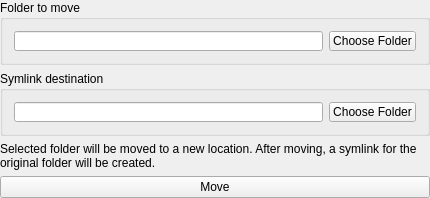
<?xml version="1.0" encoding="UTF-8"?>
<ui version="4.0">
 <class>SymlinkMoverClass</class>
 <widget class="QWidget" name="SymlinkMoverClass">
  <property name="geometry">
   <rect>
    <x>0</x>
    <y>0</y>
    <width>430</width>
    <height>198</height>
   </rect>
  </property>
  <property name="windowTitle">
   <string>SymlinkMover</string>
  </property>
  <layout class="QVBoxLayout" name="verticalLayout">
   <property name="leftMargin">
    <number>0</number>
   </property>
   <property name="topMargin">
    <number>0</number>
   </property>
   <property name="rightMargin">
    <number>0</number>
   </property>
   <property name="bottomMargin">
    <number>0</number>
   </property>
   <item>
    <widget class="QGroupBox" name="groupBox">
     <property name="title">
      <string>Folder to move</string>
     </property>
     <layout class="QHBoxLayout" name="horizontalLayout">
      <item>
       <widget class="QLineEdit" name="SrcPathField"/>
      </item>
      <item>
       <widget class="QPushButton" name="SrcPathButton">
        <property name="text">
         <string>Choose Folder</string>
        </property>
       </widget>
      </item>
     </layout>
    </widget>
   </item>
   <item>
    <widget class="QGroupBox" name="groupBox_2">
     <property name="title">
      <string>Symlink destination</string>
     </property>
     <layout class="QHBoxLayout" name="horizontalLayout_2">
      <item>
       <widget class="QLineEdit" name="DstPathField"/>
      </item>
      <item>
       <widget class="QPushButton" name="DstPathButton">
        <property name="text">
         <string>Choose Folder</string>
        </property>
       </widget>
      </item>
     </layout>
    </widget>
   </item>
   <item>
    <widget class="QLabel" name="OpDescription">
     <property name="text">
      <string>Selected folder will be moved to a new location. After moving, a symlink for the original folder will be created.</string>
     </property>
     <property name="wordWrap">
      <bool>true</bool>
     </property>
    </widget>
   </item>
   <item>
    <widget class="QPushButton" name="MoveButton">
     <property name="text">
      <string>Move</string>
     </property>
    </widget>
   </item>
   <item>
    <spacer name="verticalSpacer">
     <property name="orientation">
      <enum>Qt::Orientation::Vertical</enum>
     </property>
     <property name="sizeHint" stdset="0">
      <size>
       <width>20</width>
       <height>40</height>
      </size>
     </property>
    </spacer>
   </item>
  </layout>
 </widget>
 <layoutdefault spacing="6" margin="11"/>
 <resources/>
 <connections/>
</ui>
